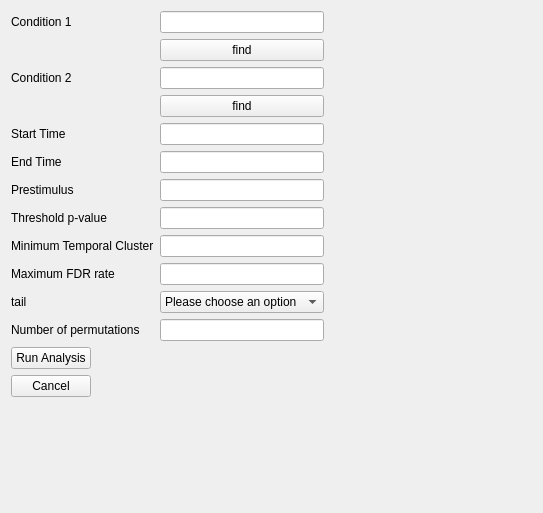
<?xml version="1.0" encoding="UTF-8"?>
<ui version="4.0">
 <class>Form</class>
 <widget class="QWidget" name="Form">
  <property name="geometry">
   <rect>
    <x>0</x>
    <y>0</y>
    <width>543</width>
    <height>513</height>
   </rect>
  </property>
  <property name="windowTitle">
   <string>Form</string>
  </property>
  <layout class="QFormLayout" name="formLayout">
   <item row="0" column="0">
    <layout class="QGridLayout" name="gridLayout">
     <item row="1" column="1">
      <widget class="QPushButton" name="find">
       <property name="text">
        <string>find</string>
       </property>
      </widget>
     </item>
     <item row="11" column="0">
      <widget class="QLabel" name="endTimeLabel">
       <property name="text">
        <string>End Time</string>
       </property>
      </widget>
     </item>
     <item row="13" column="0">
      <widget class="QLabel" name="thresholdPValueLabel">
       <property name="text">
        <string>Threshold p-value</string>
       </property>
      </widget>
     </item>
     <item row="14" column="1">
      <widget class="QLineEdit" name="minimumTemporalClusterLineEdit"/>
     </item>
     <item row="9" column="0">
      <widget class="QLabel" name="startTimeLabel">
       <property name="text">
        <string>Start Time</string>
       </property>
      </widget>
     </item>
     <item row="12" column="1">
      <widget class="QLineEdit" name="prestimulusLineEdit"/>
     </item>
     <item row="15" column="0">
      <widget class="QLabel" name="minimFDRRateLabel">
       <property name="text">
        <string>Maximum FDR rate</string>
       </property>
      </widget>
     </item>
     <item row="13" column="1">
      <widget class="QLineEdit" name="thresholdPValueLineEdit"/>
     </item>
     <item row="5" column="1">
      <widget class="QLineEdit" name="condition2LineEdit"/>
     </item>
     <item row="0" column="0">
      <widget class="QLabel" name="condition1Label">
       <property name="text">
        <string>Condition 1</string>
       </property>
      </widget>
     </item>
     <item row="12" column="0">
      <widget class="QLabel" name="prestimulusLabel">
       <property name="text">
        <string>Prestimulus</string>
       </property>
      </widget>
     </item>
     <item row="15" column="1">
      <widget class="QLineEdit" name="minimFDRRateLineEdit"/>
     </item>
     <item row="11" column="1">
      <widget class="QLineEdit" name="endTimeLineEdit"/>
     </item>
     <item row="9" column="1">
      <widget class="QLineEdit" name="startTimeLineEdit"/>
     </item>
     <item row="0" column="1">
      <widget class="QLineEdit" name="condition1LineEdit"/>
     </item>
     <item row="17" column="0">
      <widget class="QLabel" name="numberOfPermutationsLabel">
       <property name="text">
        <string>Number of permutations</string>
       </property>
      </widget>
     </item>
     <item row="16" column="0">
      <widget class="QLabel" name="tailLabel">
       <property name="text">
        <string>tail</string>
       </property>
      </widget>
     </item>
     <item row="16" column="1">
      <widget class="QComboBox" name="tailComboBox">
       <item>
        <property name="text">
         <string>Please choose an option</string>
        </property>
       </item>
       <item>
        <property name="text">
         <string>Both</string>
        </property>
       </item>
       <item>
        <property name="text">
         <string>Left tail</string>
        </property>
       </item>
       <item>
        <property name="text">
         <string>Right Tail</string>
        </property>
       </item>
      </widget>
     </item>
     <item row="17" column="1">
      <widget class="QLineEdit" name="numberOfPermutationsLineEdit"/>
     </item>
     <item row="14" column="0">
      <widget class="QLabel" name="minimumTemporalClusterLabel">
       <property name="text">
        <string>Minimum Temporal Cluster</string>
       </property>
      </widget>
     </item>
     <item row="6" column="1">
      <widget class="QPushButton" name="find_2">
       <property name="text">
        <string>find</string>
       </property>
      </widget>
     </item>
     <item row="5" column="0">
      <widget class="QLabel" name="condition2Label">
       <property name="text">
        <string>Condition 2 </string>
       </property>
      </widget>
     </item>
    </layout>
   </item>
   <item row="1" column="0">
    <widget class="QPushButton" name="Ok">
     <property name="text">
      <string>Run Analysis</string>
     </property>
    </widget>
   </item>
   <item row="2" column="0">
    <widget class="QPushButton" name="cancel">
     <property name="text">
      <string>Cancel</string>
     </property>
    </widget>
   </item>
  </layout>
 </widget>
 <tabstops>
  <tabstop>condition1LineEdit</tabstop>
  <tabstop>find</tabstop>
  <tabstop>condition2LineEdit</tabstop>
  <tabstop>find_2</tabstop>
  <tabstop>startTimeLineEdit</tabstop>
  <tabstop>endTimeLineEdit</tabstop>
  <tabstop>prestimulusLineEdit</tabstop>
  <tabstop>thresholdPValueLineEdit</tabstop>
  <tabstop>minimumTemporalClusterLineEdit</tabstop>
  <tabstop>minimFDRRateLineEdit</tabstop>
  <tabstop>tailComboBox</tabstop>
  <tabstop>numberOfPermutationsLineEdit</tabstop>
  <tabstop>Ok</tabstop>
  <tabstop>cancel</tabstop>
 </tabstops>
 <resources/>
 <connections>
  <connection>
   <sender>Ok</sender>
   <signal>clicked()</signal>
   <receiver>Form</receiver>
   <slot>close()</slot>
   <hints>
    <hint type="sourcelabel">
     <x>143</x>
     <y>414</y>
    </hint>
    <hint type="destinationlabel">
     <x>233</x>
     <y>217</y>
    </hint>
   </hints>
  </connection>
  <connection>
   <sender>cancel</sender>
   <signal>clicked()</signal>
   <receiver>Form</receiver>
   <slot>update()</slot>
   <hints>
    <hint type="sourcelabel">
     <x>46</x>
     <y>414</y>
    </hint>
    <hint type="destinationlabel">
     <x>233</x>
     <y>217</y>
    </hint>
   </hints>
  </connection>
  <connection>
   <sender>condition1LineEdit</sender>
   <signal>textEdited(QString)</signal>
   <receiver>condition1LineEdit</receiver>
   <slot>setText(QString)</slot>
   <hints>
    <hint type="sourcelabel">
     <x>323</x>
     <y>23</y>
    </hint>
    <hint type="destinationlabel">
     <x>323</x>
     <y>23</y>
    </hint>
   </hints>
  </connection>
 </connections>
</ui>
